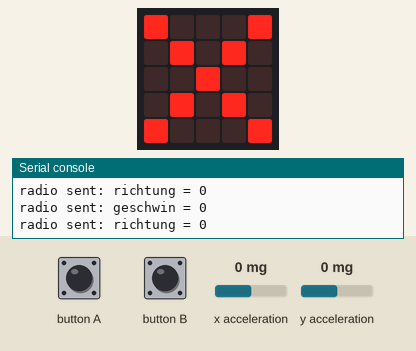
A program run on a simulated Calliope mini (MakeCode). Parts: the board's 5×5 LED display, the last lines printed to the serial console. The test bench sets the inputs (shaded band); at power-on: x acceleration 0 mg, y acceleration 0 mg. No radio messages arrive unless stated (any console line starting 'radio sent:' is added by the test bench).

Above: at 1.8 s.
1.9 s: button A pressed for 0.15 s
At 3.2 s:
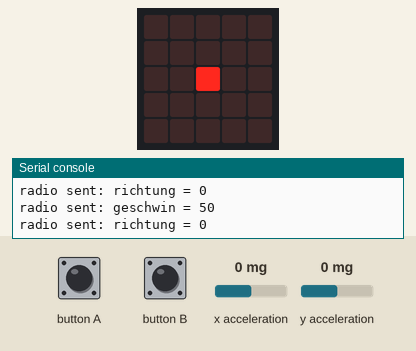
4.2 s: x acceleration set to -750 mg
At 4.5 s:
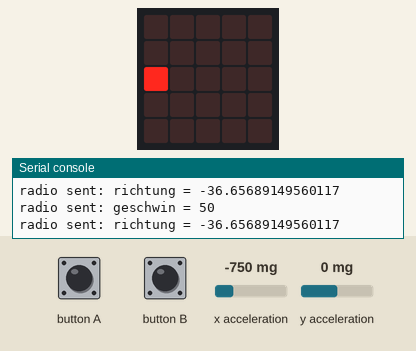
5.7 s: y acceleration set to -750 mg
At 6.6 s:
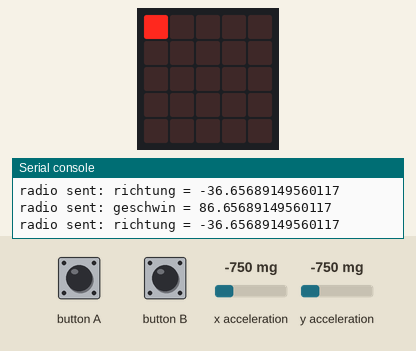
7.2 s: x acceleration set to 750 mg
At 8.4 s:
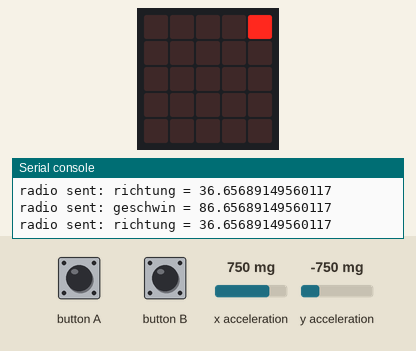
8.7 s: y acceleration set to 750 mg
At 9.1 s:
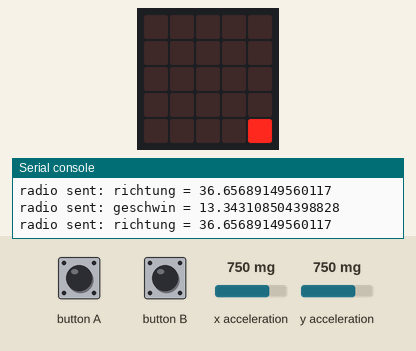
10.2 s: x acceleration set to 0 mg
At 11.1 s:
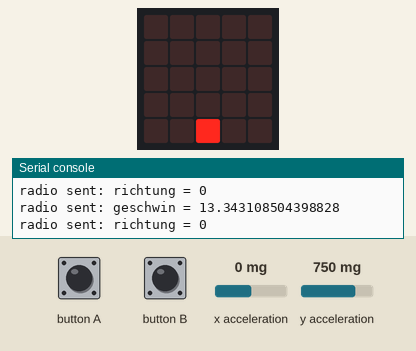
Timing chart, 0 to 13.2 s (numbered marks = the images above; inputs shaded):
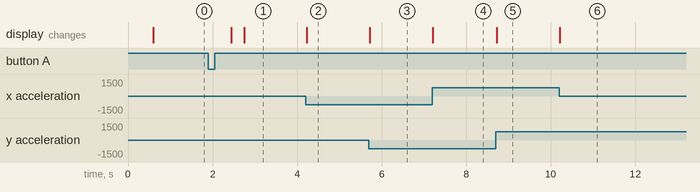

Measured:
- after the input at 1.9 s, the display: first changes after 0.55 s (image 1 shows a later state)
- after the input at 4.2 s, the display: changes at once (image 2)
- after the input at 5.7 s, the display: changes at once (image 3)
- after the input at 7.2 s, the display: changes at once (image 4)
- after the input at 8.7 s, the display: changes at once (image 5)
- after the input at 10.2 s, the display: changes at once (image 6)

The program:

main.ts
```typescript
input.onButtonEvent(Button.A, input.buttonEventClick(), function () {
    geschwindgkeit_0 = 0
    geschwindigkeit = 0
    led_x_wert = 0
    led_y_wert = 0
    richtung = 0
    x_achse = 0
    y_achse = 0
    schalter = 1
    basic.showLeds(`
        . . . . .
        . . . . .
        . . . . .
        . . . . .
        . . . . .
        `)
})
input.onButtonEvent(Button.B, input.buttonEventClick(), function () {
    schalter = 0
})
let y_achse = 0
let x_achse = 0
let richtung = 0
let led_y_wert = 0
let led_x_wert = 0
let geschwindigkeit = 0
let geschwindgkeit_0 = 0
let schalter = 0
schalter = 0
radio.setGroup(1)
radio.setTransmitPower(7)
geschwindgkeit_0 = 0
basic.showIcon(IconNames.Yes)
basic.forever(function () {
    if (schalter == 1) {
        led.unplot(led_x_wert, led_y_wert)
        x_achse = pins.map(
        input.acceleration(Dimension.X),
        -1023,
        1023,
        -50,
        50
        )
        richtung = x_achse
        y_achse = pins.map(
        input.acceleration(Dimension.Y),
        1023,
        -1023,
        0,
        100
        )
        geschwindigkeit = y_achse
        led_x_wert = pins.map(
        richtung,
        -50,
        50,
        0,
        5
        )
        led_y_wert = pins.map(
        geschwindigkeit,
        0,
        100,
        5,
        0
        )
        led.plot(led_x_wert, led_y_wert)
        radio.sendValue("geschwindigkeit", geschwindigkeit)
        radio.sendValue("richtung", richtung)
    } else {
        radio.sendValue("geschwindigkeit", geschwindgkeit_0)
        radio.sendValue("richtung", geschwindgkeit_0)
        basic.showIcon(IconNames.No)
    }
})
```

test.ts
```typescript
// Hier kann man Tests durchführen; diese Datei wird nicht kompiliert, wenn dieses Paket als Erweiterung verwendet wird.
```
